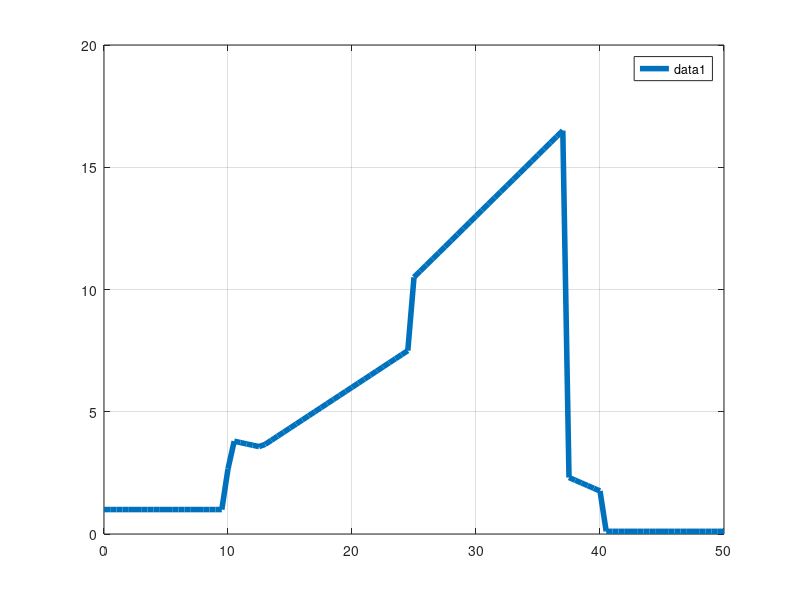

Source code (MATLAB):
clear;clc;

x = [0:0.5:50];

yA1 = ones([1, 30]).*0.33;
yA1 = [yA1, (6 - x(31:60)) ./ 3.* 0.33];
yA1 = [yA1, zeros([1, 41])];

yA2 = zeros([1, 20]);
yA2 = [yA2, (x(21:50) - 2 ) ./ 3];
yA2 = [yA2, (8 - x(51:80)) ./ 3];
yA2 = [yA2, zeros([1, 21])];

yA3 = zeros([1, 101]);

yS1 = ones([1, 30]) .* 0.33;
yS1 = [yS1, (7 - x(31:70)) ./ 4.* 0.33] ;
yS1 = [yS1, zeros([1, 31])] .* 0.33;

yS2 = zeros([1, 20]) .* 0.66;
yS2 = [yS2, (x(21:50) - 2 ) ./ 3 .* 0.66];
yS2 = [yS2, (8 - x(51:80)) ./ 3 .* 0.66];
yS2 = [yS2, zeros([1, 21])];

yS3 = zeros([1, 50]) .* 0.33;
yS3 = [yS3, (x(51:80) - 5 ) ./ 3.* 0.33];
yS3 = [yS3, ones([1, 21]) .* 0.33];

yV1 = zeros([1, 101]);
yV2 = zeros([1, 101]);

yV3 = ones([1, 50]);
yV3 = [yV3, (x(51:75) - 4) ./ 2];
yV3 = [yV3, zeros([1, 26])];

size(yA1)
size(yA2)
size(yA3)
size(yS1)
size(yS2)
size(yS3)
size(yV1)
size(yV2)
size(yV3)

A = [yA1; yA2; yA3; fliplr(yS1); fliplr(yS2); fliplr(yS3); yV1; yV2; yV3];
y = max(A);
plot(x,y,'LineWidth', 4);
grid on;
hold on;
legend;

sum1 = 0;
sum2 = 0;
for (i=1:101)
    sum1 = sum1 + x(i) * y(i);
    sum2 = sum2 + y(i);
end
c = sum1 / sum2